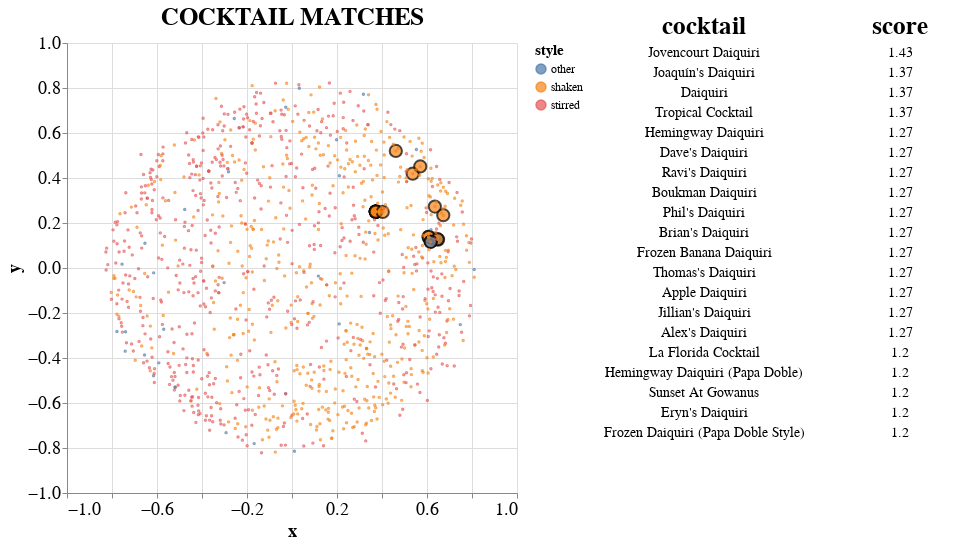

Notebook code cell kept with this figure:
### Code cell
C = CocktailQuery('smoky daiquiri') 
C.plot_cocktail_map(20) # Returns top 20 cocktails

### Figure 1 — Vega-Lite specification as saved in the notebook (floating-point values rounded to 4 significant figures; data arrays with more than 128 entries replaced by an {"elided": "..."} marker saying what was removed)
{"config": {"view": {"continuousWidth": 400, "continuousHeight": 300, "strokeWidth": 0}, "axis": {"labelFontSize": 18, "titleFontSize": 18}, "legend": {"labelFontSize": 12, "titleFontSize": 15}, "title": {"fontSize": 25}}, "hconcat": [{"layer": [{"data": {"name": "data-3516f19f8ec3975290e12adb6cf98dfa"}, "mark": {"type": "point", "filled": true, "size": 150, "stroke": "black"}, "encoding": {"color": {"type": "nominal", "field": "style"}, "tooltip": [{"type": "nominal", "field": "cocktail"}, {"type": "nominal", "field": "ingredients"}, {"type": "nominal", "field": "style"}, {"type": "quantitative", "field": "score"}], "x": {"type": "quantitative", "field": "x"}, "y": {"type": "quantitative", "field": "y"}}, "height": 450, "selection": {"selector010": {"type": "interval", "bind": "scales", "encodings": ["x", "y"]}}, "title": "COCKTAIL MATCHES", "width": 450}, {"data": {"name": "data-99b516665e898e727e6f21848a5bb665"}, "mark": {"type": "point", "size": 2}, "encoding": {"color": {"type": "nominal", "field": "style"}, "x": {"type": "quantitative", "field": "x"}, "y": {"type": "quantitative", "field": "y"}}}]}, {"hconcat": [{"mark": {"type": "text", "fontSize": 14}, "encoding": {"text": {"type": "nominal", "field": "cocktail"}, "tooltip": [{"type": "nominal", "field": "ingredients"}, {"type": "nominal", "field": "style"}], "y": {"type": "ordinal", "axis": null, "field": "row_number"}}, "selection": {"selector009": {"type": "single", "empty": "all"}}, "title": "cocktail", "transform": [{"window": [{"op": "row_number", "field": "", "as": "row_number"}]}], "width": 150}, {"mark": {"type": "text", "fontSize": 14}, "encoding": {"text": {"type": "quantitative", "field": "score"}, "y": {"type": "ordinal", "axis": null, "field": "row_number"}}, "selection": {"selector009": {"type": "single", "empty": "all"}}, "title": "score", "transform": [{"window": [{"op": "row_number", "field": "", "as": "row_number"}]}], "width": 150}], "data": {"name": "data-3516f19f8ec3975290e12adb6cf98dfa"}}], "resolve": {"legend": {"color": "independent"}}, "$schema": "https://vega.github.io/schema/vega-lite/v4.8.1.json", "datasets": {"data-3516f19f8ec3975290e12adb6cf98dfa": [{"cocktail": "Jovencourt Daiquiri", "score": 1.43, "x": 0.6344, "y": 0.1294, "style": "stirred", "ingredients": "2 ounces Barbancourt White Rum, .25 ounce Del Maguey Vida Mezcal, .75 ounce Lime Juice, .75 ounce Simple Syrup"}, {"cocktail": "Joaquín's Daiquiri", "score": 1.37, "x": 0.6074, "y": 0.1383, "style": "shaken", "ingredients": "1 ounce Appleton Estate V/X Rum, 1 ounce Scarlet Ibis Rum, 1 ounce Lime Juice, .5 ounce Rich Demerara Syrup"}, {"cocktail": "Daiquiri", "score": 1.37, "x": 0.6074, "y": 0.1383, "style": "shaken", "ingredients": "1.5 ounces Light Rum, 1 ounce Simple Syrup, .75 ounce Lime Juice"}, {"cocktail": "Tropical Cocktail", "score": 1.37, "x": 0.5364, "y": 0.4192, "style": "shaken", "ingredients": "2 ounces Light Rum, .75 ounce Curaçao, .5 ounce Lime Juice"}, {"cocktail": "Hemingway Daiquiri", "score": 1.27, "x": 0.4614, "y": 0.5203, "style": "shaken", "ingredients": "2 oz. Banks 5 Island Rum, .75 oz. Lime Juice, .5 oz. Luxardo Maraschino Liqueur, .5 oz. Grapefruit Juice"}, {"cocktail": "Dave's Daiquiri", "score": 1.27, "x": 0.3725, "y": 0.2504, "style": "shaken", "ingredients": "2 ounces Matusalem Gran Reserva 15-Year Rum, 1 ounce Lime Juice, .75 ounce Simple Syrup, Wedge of Lime (Garnish)"}, {"cocktail": "Ravi's Daiquiri", "score": 1.27, "x": 0.3725, "y": 0.2504, "style": "shaken", "ingredients": "2 ounces Flor De Caña Extra-Dry White Rum, .75 ounce Lime Juice, .5 ounce Rich Syrup, Wedge of Lime (Garnish)"}, {"cocktail": "Boukman Daiquiri", "score": 1.27, "x": 0.6349, "y": 0.2733, "style": "shaken", "ingredients": "1.5 ounces Barbancourt White Rum, .5 ounce Hine H Cognac, .75 ounce Lime Juice, .5 ounce Cinnamon Bark Syrup"}, {"cocktail": "Phil's Daiquiri", "score": 1.27, "x": 0.3725, "y": 0.2504, "style": "shaken", "ingredients": "2 ounces Barbancourt White Rum, .75 ounce Lime Juice, .5 ounce Rich Cane Sugar Syrup, Wedge of Lime (Garnish)"}, {"cocktail": "Brian's Daiquiri", "score": 1.27, "x": 0.3725, "y": 0.2504, "style": "shaken", "ingredients": "2 ounces Flor De Caña Extra-Dry White Rum, .75 ounce Lime Juice, .5 ounce Simple Syrup, Wedge of Lime (Garnish)"}, {"cocktail": "Frozen Banana Daiquiri", "score": 1.27, "x": 0.6492, "y": 0.1263, "style": "other", "ingredients": "1 ounce Light Rum, 1 ounce Gold Rum, .75 ounce Lime Juice, 2 ounces Simple Syrup, .5 ounce Banana Liqueur, 0.5 Banana"}, {"cocktail": "Thomas's Daiquiri", "score": 1.27, "x": 0.3725, "y": 0.2504, "style": "shaken", "ingredients": "2 ounces Caña Brava Rum, 1 ounce Lime Juice, .5 ounce Rich Cane Sugar Syrup, Wedge of Lime (Garnish)"}, {"cocktail": "Apple Daiquiri", "score": 1.27, "x": 0.6466, "y": 0.1278, "style": "shaken", "ingredients": "2 oz. Flor De Caña Silver Dry Rum, .75 oz. Lime Juice, .5 oz. Schönauer Apfel Schnapps, .25 oz. Simple Syrup"}, {"cocktail": "Jillian's Daiquiri", "score": 1.27, "x": 0.3725, "y": 0.2504, "style": "shaken", "ingredients": ".75 ounce Flor De Caña Extra-Dry White Rum, .75 ounce El Dorado 3-Year Rum, .5 ounce Banks 5-Island White Rum, 1 ounce Lime Juice, .5 ounce Rich Cane Sugar Syrup, Wedge of Lime (Garnish)"}, {"cocktail": "Alex's Daiquiri", "score": 1.27, "x": 0.3725, "y": 0.2504, "style": "shaken", "ingredients": "2 ounces Flor De Caña Extra-Dry White Rum, 1 ounce Lime Juice, .75 ounce Simple Syrup, Wedge of Lime (Garnish)"}, {"cocktail": "La Florida Cocktail", "score": 1.2, "x": 0.5701, "y": 0.4513, "style": "shaken", "ingredients": "2 oz. Banks 5 Island Rum, .75 oz. Lime Juice, .5 oz. Marie Brizard Crème De Cacao, .25 oz. Martini Sweet Vermouth, 1 barspoon House Grenadine"}, {"cocktail": "Hemingway Daiquiri (Papa Doble)", "score": 1.2, "x": 0.6163, "y": 0.1163, "style": "shaken", "ingredients": "1.5 ounces White Rum, .25 ounce Maraschino Liqueur, .5 ounce Grapefruit Juice, .75 ounce Simple Syrup (Optional), .75 ounce Lime Juice"}, {"cocktail": "Sunset At Gowanus", "score": 1.2, "x": 0.6723, "y": 0.2347, "style": "shaken", "ingredients": "2 ounces Santa Teresa 1796 Rum, .25 ounce Laird's Bonded Apple Brandy, .25 ounce Yellow Chartreuse, .75 ounce Lime Juice, .5 ounce Grade B Maple Syrup"}, {"cocktail": "Eryn's Daiquiri", "score": 1.2, "x": 0.4033, "y": 0.2489, "style": "shaken", "ingredients": "1.5 ounces Flor De Caña Extra-Dry White Rum, .5 ounce La Favorite Rhum Agricole Blanc, 1 ounce Lime Juice, .5 ounce Rich Cane Sugar Syrup, Wedge of Lime (Garnish)"}, {"cocktail": "Frozen Daiquiri (Papa Doble Style)", "score": 1.2, "x": 0.6163, "y": 0.1163, "style": "other", "ingredients": "1.5 ounces White Rum, .5 ounce Maraschino Liqueur, 1 ounce Grapefruit Juice, 1.5 ounces Simple Syrup, 1 ounce Lime Juice"}], "data-99b516665e898e727e6f21848a5bb665": {"elided": "1120 records"}}}
